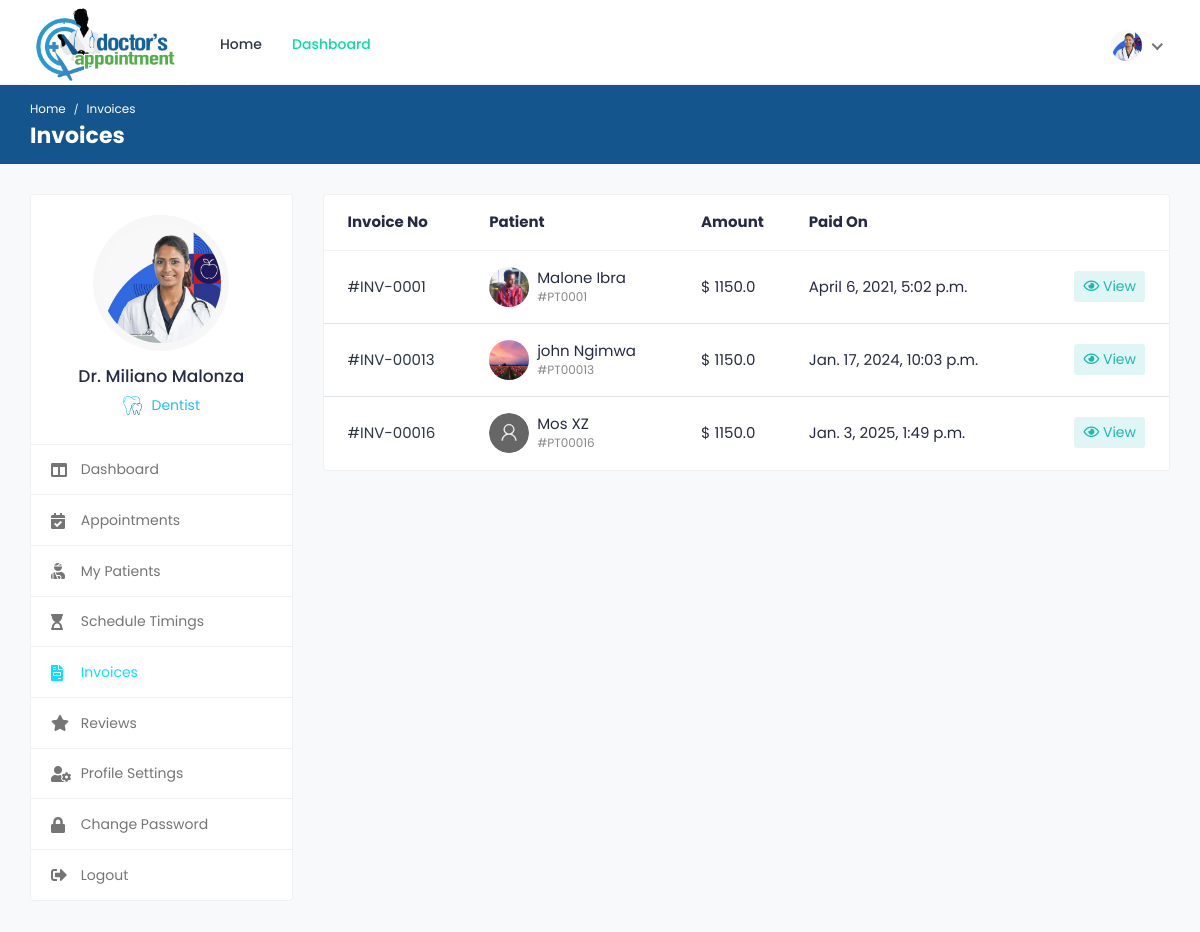
The app's page /doctors/invoices/ (signed in) with its own data.
### appointments/models.py (models this page shows, shortened)
class Doctor(models.Model):
	user = models.OneToOneField(User, on_delete=models.CASCADE)
	image = models.ImageField('Profile Image', upload_to='Image/Doctors',
		max_length=500, default='dummy.png')
	first_name = models.CharField('First Name', max_length=50)
	second_name =  models.CharField('Second Name', max_length=50)
	title = models.CharField('Title', max_length=200, default='Dr.')
	phone_no = models.CharField('Phone Number', max_length=50)
	email = models.EmailField('Email', max_length=250)
	gender = models.CharField('Gender', max_length=10)
	d_o_b = models.DateField('Date of Birth', blank=True)
	biography = models.CharField('Biography', max_length=1000, blank=True)
	address_line1 = models.CharField('Address Line 1', max_length=200, blank=True)
	address_line2 = models.CharField('Address Line 2', max_length=200, blank=True)
	country = models.CharField('Country', max_length=100, blank=True)
	county = models.CharField('County', max_length=100, blank=True)
	town = models.CharField('Town', max_length=100, blank=True)
	pricing =  models.FloatField('Amount', default=0.00)
	services = models.CharField('Services', max_length=1000, blank=True)
	specialization = models.CharField('Specialization', max_length=1000, blank=True)
	clinic = models.CharField('Clinic', max_length=100, blank=True)
	clinic_address = models.CharField('Clinic Address', max_length=100, blank=True)
	speciality = models.OneToOneField(Speciality, on_delete=models.CASCADE)
	drclinic = models.ForeignKey(Clinic, on_delete=models.CASCADE)
	''' user, image, first_name, second_name, title, phone_no, email, gender, d_o_b, biography,
	address_line1, address_line2, country, county, town, pricing, services, specialization, clinic,
	clinic_address, speciality'''

class Speciality(models.Model):
	name = models.CharField('Name', max_length=100)
	image = models.ImageField('Image', upload_to='Image/Speciality', max_length=500)

class Invoice(models.Model):
	patient = models.ForeignKey(Patient, on_delete=models.CASCADE)
	doctor = models.ForeignKey(Doctor, on_delete=models.CASCADE)
	total_amount = models.FloatField('Total Amount', default=0.00)
	date_paid = models.DateTimeField('Paid On', auto_now_add=True)

class Patient(models.Model):
	user = models.OneToOneField(User, on_delete=models.CASCADE)
	image = models.ImageField('Profile Image', upload_to='Image/Patient/Profile/',
		max_length=500, default='dummy.png')
	first_name = models.CharField('First Name', max_length=50)
	second_name = models.CharField('Second Name', max_length=50)
	d_o_b = models.DateField('Date Of Birth')
	gender = models.CharField('Gender', max_length=10)
	email = models.CharField('Email', max_length=50)
	phone_no = models.CharField('Phone Number', max_length=20)
	blood_group = models.CharField('Blood Group', max_length=5)
	country = models.CharField('Country', max_length=50)
	county = models.CharField('County', max_length=50)
	town = models.CharField('Town', max_length=50)
	street_lane = models.CharField('Street/Lane', max_length=50)
	def __str__(self):
		return self.first_name +' '+self.second_name

### appointments/views.py (the view)
# urls.py: path('doctors/invoices/', views.invoices, name='invoices'),
@login_required(login_url='/login/')
@user_passes_test(check_doctor, login_url='/login/')
@user_passes_test(check_settings, login_url='/doctors/profile-settings/')
def invoices(request):
	doctor = Doctor.objects.get(user=request.user.id)
	invoices = Invoice.objects.filter(doctor=doctor.id)
	return render(request, 'doctors/invoices.html', {'profile': doctor, 'invoices': invoices})

### appointments/views.py (called while the page is built)
def check_doctor(user):
	group = user.groups.get()
	return group.name=='doctors_group'

def check_settings(user):
	profile = Doctor.objects.filter(user=user.id)
	return profile.count()>=1

### appointments/templates/doctors/invoices.html (shortened to what this page needs)
{% extends "doctors/base.html" %}
{% load static %}
{% block breadcrumb %}Invoices{% endblock %}
{% block breadcrumb1 %}Invoices{% endblock %}
{% block sidenav %}
	<ul>
		<li>
			<a href="{% url 'doctor-dashboard' %}">
				<i class="fas fa-columns"></i>
				<span>Dashboard</span>
			</a>
		</li>
		<li>
			<a href="{% url 'appointments' %}">
				<i class="fas fa-calendar-check"></i>
				<span>Appointments</span>
			</a>
		</li>
		<li>
			<a href="{% url 'my-patients' %}">
				<i class="fas fa-user-injured"></i>
				<span>My Patients</span>
			</a>
		</li>
		<li>
			<a href="{% url 'schedule-timings' %}">
				<i class="fas fa-hourglass-start"></i>
				<span>Schedule Timings</span>
			</a>
		</li>
		<li class="active">
			<a href="{% url 'invoices' %}">
				<i class="fas fa-file-invoice"></i>
				<span>Invoices</span>
			</a>
		</li>
		<li>
			<a href="{% url 'reviews' %}">
				<i class="fas fa-star"></i>
				<span>Reviews</span>
			</a>
		</li>
		<li>
			<a href="{% url 'doctor-profile-settings' %}">
				<i class="fas fa-user-cog"></i>
				<span>Profile Settings</span>
			</a>
		</li>
		<li>
			<a href="{% url 'doctor-change-password' %}">
				<i class="fas fa-lock"></i>
				<span>Change Password</span>
			</a>
		</li>
		<li>
			<a href="{% url 'logout' %}">
				<i class="fas fa-sign-out-alt"></i>
				<span>Logout</span>
			</a>
		</li>
	</ul>
{% endblock %}
{% block content %}
	<div class="col-md-7 col-lg-8 col-xl-9">
		<div class="card card-table">
			<div class="card-body">
				<div class="table-responsive">
					<table class="table table-hover table-center mb-0">
						<thead>
							<tr>
								<th>Invoice No</th>
								<th>Patient</th>
								<th>Amount</th>
								<th>Paid On</th>
								<th></th>
							</tr>
						</thead>
						<tbody>
						{% for invoice in invoices %}
							<tr>
								<td>
									<a href="{% url 'invoice' invoice.patient|slugify invoice.id %}">#INV-000{{invoice.id}}</a>
								</td>
								<td>
									<h2 class="table-avatar">
										<a href="{% url 'patient-profile' invoice.patient|slugify invoice.patient.id %}" class="avatar avatar-sm mr-2">
											<img class="avatar-img rounded-circle" src="{{invoice.patient.image.url}}" alt="User Image">
										</a>
										<a href="{% url 'patient-profile' invoice.patient|slugify invoice.patient.id %}">{{invoice.patient.first_name}} {{invoice.patient.second_name}} <span>#PT000{{invoice.id}}</span></a>
									</h2>
								</td>
								<td>$ {{invoice.total_amount}}</td>
								<td>{{invoice.date_paid}}</td>
								<td class="text-right">
									<div class="table-action">
										<a href="{% url 'invoice' invoice.patient|slugify invoice.id %}" class="btn btn-sm bg-info-light">
											<i class="far fa-eye"></i> View
										</a>
									</div>
								</td>
							</tr>
						{% endfor %}
						</tbody>
					</table>
				</div>
			</div>
		</div>
	</div>
{% endblock %}

### appointments/templates/doctors/base.html (shortened to what this page needs)
<!DOCTYPE html>
<html lang="en">
<head>
		{% load static %}
		<link rel="stylesheet" href="{% static 'cas/css/bootstrap.min.css' %}">
		<link rel="stylesheet" href="{% static 'cas/plugins/fontawesome/css/fontawesome.min.css' %}">
		<link rel="stylesheet" href="{% static 'cas/plugins/fontawesome/css/all.min.css' %}">
		<link rel="stylesheet" href="{% static 'cas/css/style.css' %}">
	</head>
	<body>
		<div class="main-wrapper">
			<header class="header">
				<nav class="navbar navbar-expand-lg header-nav">
					<div class="navbar-header">
						<a href="{% url 'index' %}" class="navbar-brand logo">
							<img src="{% static 'cas/img/logo.png' %}" class="img-fluid" alt="Logo">
						</a>
					</div>
					<div class="main-menu-wrapper">
						<ul class="main-nav">
							<li>
								<a href="{% url 'index' %}">Home</a>
							</li>
							<li class="active"><a href="{% url 'doctor-dashboard' %}">Dashboard</a></li>
						</ul>
					</div>
					<ul class="nav header-navbar-rht">
						<li class="nav-item dropdown has-arrow logged-item">
							<a href="#" class="dropdown-toggle nav-link" data-toggle="dropdown">
								<span class="user-img">
									<img class="rounded-circle" src="{{profile.image.url}}" width="31" alt="{{user.first_name}} {{user.last_name}}">
								</span>
							</a>
						</li>
					</ul>
				</nav>
			</header>
			<div class="breadcrumb-bar">
				<div class="container-fluid">
					<div class="row align-items-center">
						<div class="col-md-12 col-12">
							<nav aria-label="breadcrumb" class="page-breadcrumb">
								<ol class="breadcrumb">
									<li class="breadcrumb-item"><a href="{% url 'index' %}">Home</a></li>
									<li class="breadcrumb-item active" aria-current="page">{% block breadcrumb %}{% endblock %}</li>
								</ol>
							</nav>
							<h2 class="breadcrumb-title">{% block breadcrumb1 %} {% endblock %}</h2>
						</div>
					</div>
				</div>
			</div>
			<div class="content">
				<div class="container-fluid">
					<div class="row">
						<div class="col-md-5 col-lg-4 col-xl-3 theiaStickySidebar">
							<div class="profile-sidebar">
								<div class="widget-profile pro-widget-content">
									<div class="profile-info-widget">
										<a href="#" class="booking-doc-img">
											<img src="{{profile.image.url}}" alt="User Image">
										</a>
										<div class="profile-det-info">
											<h3>{{profile.title}} {{user.first_name}} {{user.last_name}}</h3>
											{% if profile != None %}
											<div class="patient-details">
												<p class="doc-department"><img src="{{profile.speciality.image.url}}" class="img-fluid" alt="S">{{profile.speciality.name}}</p>
											</div>
											{% endif %}
										</div>
									</div>
								</div>
								<div class="dashboard-widget">
									<nav class="dashboard-menu">
										{% block sidenav %}
										{% endblock %}
									</nav>
								</div>
							</div>
						</div>
						{% block content %}
						{% endblock %}
					</div>
				</div>
			</div>
		</div>
	</body>
</html>

### records on screen
Doctor: image (picture), title "Dr.", speciality.image (picture), speciality.name "Dentist"
Invoice: id "1", patient.image (picture), patient.first_name "Malone", patient.second_name "Ibra", total_amount "1150.0", date_paid "April 6, 2021, 5:02 p.m."
Invoice: id "13", patient.image (picture), patient.first_name "john", patient.second_name "Ngimwa", total_amount "1150.0", date_paid "Jan. 17, 2024, 10:03 p.m."
Invoice: id "16", patient.image (placeholder picture), patient.first_name "Mos", patient.second_name "XZ", total_amount "1150.0", date_paid "Jan. 3, 2025, 1:49 p.m."

### other values on screen
{{ user.first_name }} "Miliano"
{{ user.last_name }} "Malonza"
